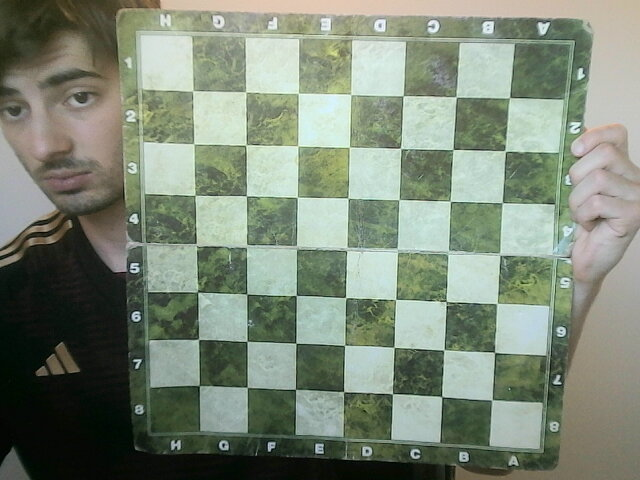
#> input picture xadrez/2023-05-01-170633.jpg, 640 x 480 px; its folder holds 4 pictures in this run
$ jupyter execute ta2.ipynb
#> lines starting #> are read from the running program, lines starting #| are printed output that depends on the picture; after the words box and inside, x2 and y2 are one past the last pixel; in counts of white or black regions, pixels touching at a corner belong together
# Detecção Utilizando tabuleiro de xadres

[cell 1]
# Import de bibliotecas
import numpy as np
import cv2
import glob
from matplotlib import pyplot as plt

[cell 2]
# Define a dimensão do Tabuleiro
CHECKERBOARD = (5,5)

[cell 3]
# Prepare object points (0,0,0), (1,0,0), (2,0,0), ..., (5,8,0)
objp = np.zeros((CHECKERBOARD[0]*CHECKERBOARD[1],3), np.float32)
objp[:,:2] = np.mgrid[0:CHECKERBOARD[0],0:CHECKERBOARD[1]].T.reshape(-1,2)

# Arrays to store object points and image points from all the images
objpoints = []
imgpoints = []

[cell 4]
# Load calibration images
images = glob.glob('./xadrez/*.jpg')

# Utilizando os metodos do open CV conseguimos fazer a detecção do tabuleiro de xadrez

[cell 5]
for fname in images:
    img = cv2.imread(fname)
#> img is the input picture: shape (480, 640, 3); mean B, G, R 119.9, 136.4, 125.7
    gray = cv2.cvtColor(img, cv2.COLOR_BGR2GRAY)
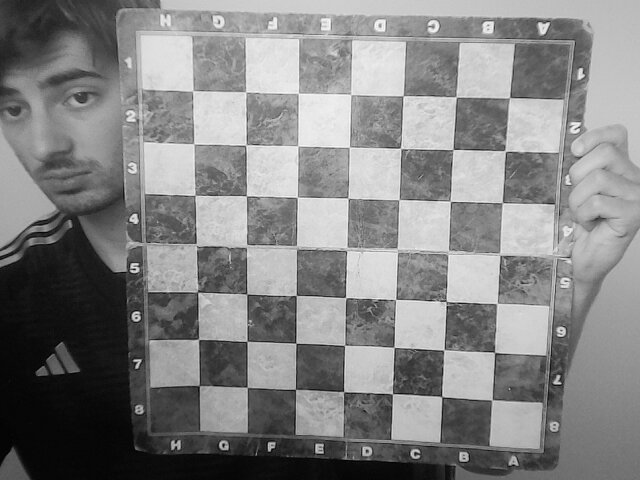
#> gray: shape (480, 640); min 1, max 251, mean 131.3

    ret, corners = cv2.findChessboardCorners(gray, CHECKERBOARD, None)
#> ret = False; corners = None
    print(ret)
#| False

    if ret == True:
        objpoints.append(objp)
        imgpoints.append(corners)

        # Draw and display the corners
        img = cv2.drawChessboardCorners(img, CHECKERBOARD, corners, ret)
        plt.imshow(img)
        plt.xticks([]), plt.yticks([])
        plt.show()
#> pass 2 of the loop `for fname in images:`:
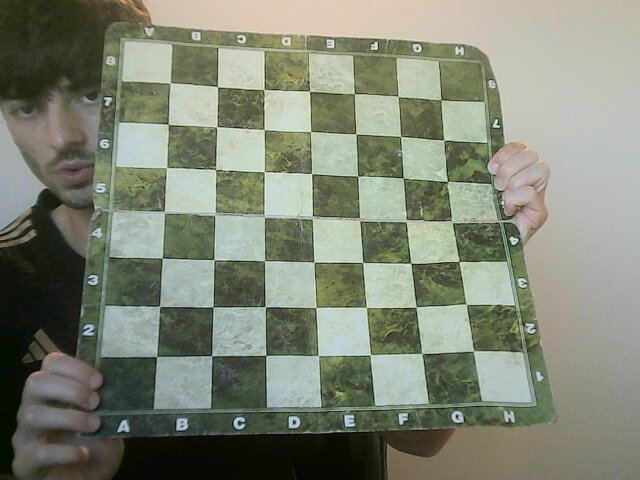
#> input picture xadrez/2023-05-01-173108.jpg, 640 x 480 px
#> img is the input picture: shape (480, 640, 3); mean B, G, R 117.4, 134, 128.2
#> `gray = cv2.cvtColor(img, cv2.COLOR_BGR2GRAY)`:
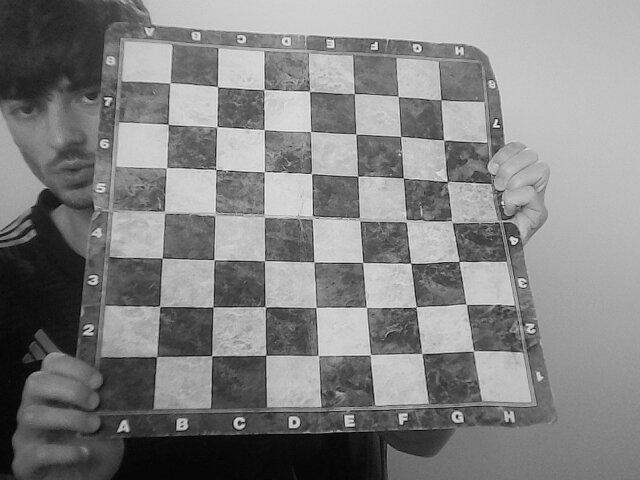
#> gray: shape (480, 640); min 1, max 242, mean 130.4
#> ret = True; corners = 25 rows, first 8: [169, 127], [216.7, 126.7], [264.2, 129.6], [310.5, 131.5], [356, 134.1], [166.7, 167.5], [215.9, 169.8], [264.3, 171.6]
#| True
#> `img = cv2.drawChessboardCorners(img, CHECKERBOARD, corners, ret)`:
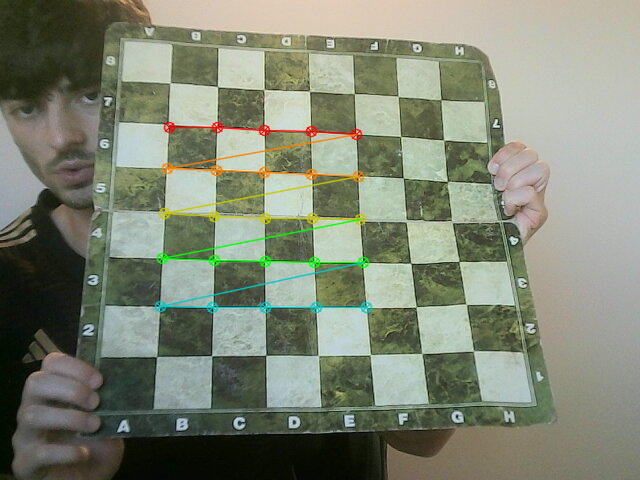
#> img: shape (480, 640, 3); 2.39% of pixels changed, all inside (x1, y1, x2, y2) = (154, 121, 373, 314)
#> pass 3 of the loop `for fname in images:`:
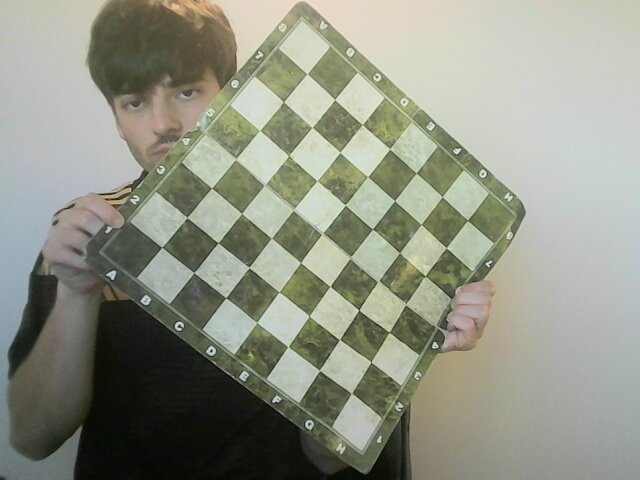
#> input picture xadrez/2023-05-01-173132.jpg, 640 x 480 px
#> img is the input picture: shape (480, 640, 3); mean B, G, R 133.2, 147.7, 144.5
#> `gray = cv2.cvtColor(img, cv2.COLOR_BGR2GRAY)`:
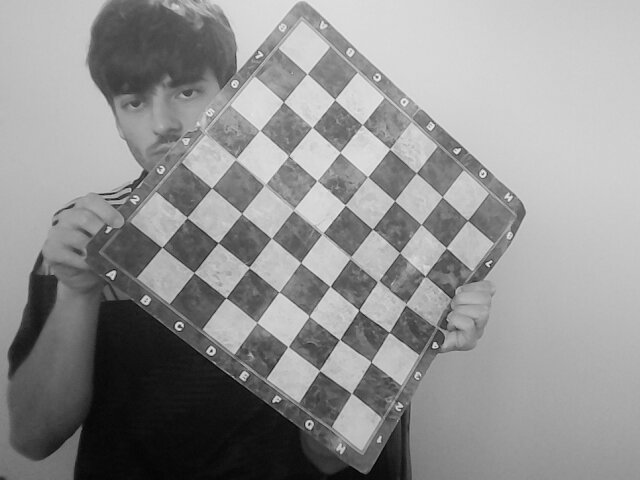
#> gray: shape (480, 640); min 1, max 246, mean 145
#> ret = False; corners = None
#| False
#> the loop made 4 passes; the first 3 are shown

cv2.destroyAllWindows()
